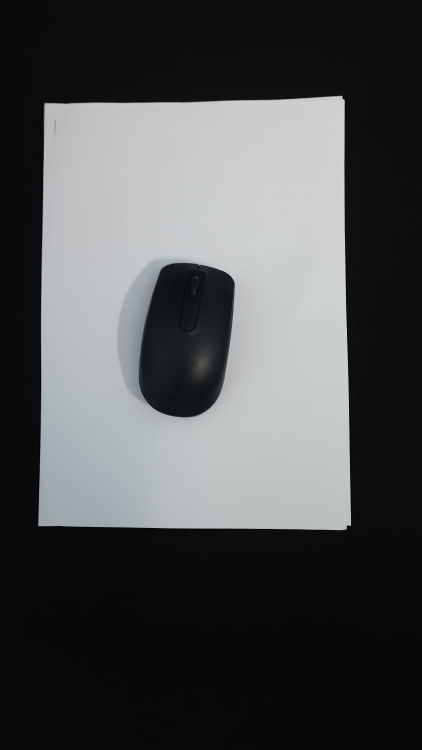
#> input picture sample_imgs/mouse.jpg, 844 x 1500 px (shown at 1/2 size)
$ python pipeline_for_still_images.py
#> lines starting #> are read from the running program, lines starting #| are printed output that depends on the picture; after the words box and inside, x2 and y2 are one past the last pixel; in counts of white or black regions, pixels touching at a corner belong together
### read_or_capture.py
import cv2 as cv
import numpy as np
import matplotlib.pyplot as plt
from imutils import rotate_bound

def greetings():
    print(
        """Greetings!!! Before you proceed to use this application please note the following --
    1. Since the A4 paper is white, placing white objects on the paper will
    most likely produce faulty outcome.
    2. Place only one object on the A4 paper at a time. To reduce false detection, only the highest
    perimeter object is filtered from all the possible detections.
    3. This application only uses OpenCV and no deep learning model. So, due
    to constraints of classical computer vision the results may not be
    100% accurate. Long story short, Use at your own risk.

To improve the chance of correct recognition and measurement you can do the following --
    1. Capture the image in a clean background.
    2. Try to fit the whole A4 paper inside the frame.
    3. Lighting condition should not be too dark or too bright."""
    )

def read_image(img_path):
    try:
        img = cv.imread(img_path)
        return img
    except:
        print("Invalid Image Path")

# [74 lines left out: functions take_picture, usr_prompt, not called in this run]

def read_or_capture(prompt_usr=True, img_path=None, device_id=None):
    greetings()

    if prompt_usr:
        usr_input = usr_prompt()

        if type(usr_input) == str:
            img = read_image(usr_input)

        if type(usr_input) == int:
            img = take_picture(usr_input)

            if img is None:
                print("Please capture another image or provide a valid image path. \n")
                return None

    if not prompt_usr and img_path:
        img = read_image(img_path)

    if not prompt_usr and device_id is not None:
        img = take_picture(device_id)

        if img is None:
            print("Please capture another image or provide a valid image path. \n")
            return None

    if img.shape[0] < img.shape[1]:
        img = rotate_bound(img, -90)

    return img

### preprocessing.py
import cv2 as cv
import numpy as np
import matplotlib.pyplot as plt

def preprocess(img):
    grayscale_img = cv.cvtColor(img, cv.COLOR_BGR2GRAY)
    grayscale_img_blurred = cv.GaussianBlur(grayscale_img, (5, 5), 0, 0)

    _, thresholded_img = cv.threshold(grayscale_img_blurred, 130, 255, cv.THRESH_BINARY)

    morph_operation_kernel = np.ones(
        (3, 3), dtype=np.uint8
    )
    thresholded_img_eroded = cv.erode(
        thresholded_img, morph_operation_kernel, iterations=2
    )

    preprocessed_img = thresholded_img_eroded
    return preprocessed_img

### locate_reference_object.py
import cv2 as cv
import numpy as np
import matplotlib.pyplot as plt
from reorder_corner_points import reorder

def contour_perimeter(cnt):
    return cv.arcLength(cnt, closed=True)


def find_corners(preprocessed_img):
    """
    The input should be a processed binary 8 bit image.
    Returns the 4 corner points of the A4 paper in (top_left, top_right, bottom_left, bottom_right)
    order as an array of shape (4, 2) and dtype=np.float32
    """

    cnts, _ = cv.findContours(
        preprocessed_img, cv.RETR_EXTERNAL, cv.CHAIN_APPROX_SIMPLE
    )
    ref_obj_cnt = sorted(cnts, key=contour_perimeter, reverse=True)[:1][0]
    # output will be of shape (4, 1, 2).
    corners = cv.convexHull(
        cv.approxPolyDP(ref_obj_cnt, 0.01 * contour_perimeter(ref_obj_cnt), closed=True)
    )
    if corners.shape[0] != 4:
        print("Couldn't detect reference object (A4 Paper).\n")
        print("You can try the following to make your image more recognizable : \n")
        print(
            """\t 1. Capture the image in a cleaner background. \n\t
            2. Try to fit the whole A4 paper inside the frame. \n\t
            3. Or, try again with different image.\n"""
        )
        return None
    else:
        reordered_corner_points = reorder(corners)
        if reordered_corner_points.flatten().all():
            return reordered_corner_points
        else:
            print("Please try to fit the whole A4 paper inside the frame.")
            return None

### reorder_corner_points.py
import numpy as np

def reorder(rectangle_corner_points):
    """
    Reorder corner points of a rectangle in top left, top right, bottom left, bottom right order.

    Returns the corners as a (4, 2) array of datatype=np.float32
    """

    rectangle_corner_points = rectangle_corner_points.reshape(4, 2)

    # if we sum up the x and y values of the coordinates,
    # the least one will be top_left and the greatest one will be bottom_right
    # let, top_right = (x2, y2) and bottom_left = (x3, y3)
    # now, x3 < x2 and y3 > y2
    # thus, (y3 - x3) > (y2-x2)
    # so, we remove the two entries found beforehand i.e, top_left and bottom_right
    # and then find the difference between the y and x values of the coordinates
    # the least one will be top_right and the greatest one will be bottom_left

    sum_of_corner_x_and_y_coordinate_values = np.sum(rectangle_corner_points, axis=1)
    top_left_idx = np.argmin(sum_of_corner_x_and_y_coordinate_values)
    bottom_right_idx = np.argmax(sum_of_corner_x_and_y_coordinate_values)
    temp_corners = np.delete(
        rectangle_corner_points.copy(), [top_left_idx, bottom_right_idx], axis=0
    )
    diff_of_temp_corners = np.diff(temp_corners, axis=1)
    top_right_idx = np.argmin(diff_of_temp_corners)
    bottom_left_idx = np.argmax(diff_of_temp_corners)

    top_left = rectangle_corner_points[top_left_idx]
    top_right = temp_corners[top_right_idx]
    bottom_left = temp_corners[bottom_left_idx]
    bottom_right = rectangle_corner_points[bottom_right_idx]

    return np.array([top_left, top_right, bottom_left, bottom_right]).astype(np.float32)

### perspective_transform.py
import cv2 as cv
import numpy as np
import matplotlib.pyplot as plt

def perspective_transform(source_img, actual_points, pad=5):
    """
    source_img: image to transform (you shold pass in the original RGB image as it can be manipulated later).

    actual_points: 4 points on the source image (3 of which mustn't be colinear). Must be in the
    (top left, top right, bottom left, bottom right) order.

    pad: to apply padding to the perspective transformed image (to skip padding set, pad=0)

    Returns: perspective transformed image of shape (210, 297) [note: this shape is without padding].
    """
    w = 210
    h = 297

    to_be_points = np.array([[0, 0], [w, 0], [0, h], [w, h]], dtype=np.float32)

    perspective_transform_matrix = cv.getPerspectiveTransform(
        actual_points, to_be_points
    )
    perspective_transformed_img = cv.warpPerspective(
        source_img, perspective_transform_matrix, (w, h)
    )

    padded_perspective_transformed_image = perspective_transformed_img[
        pad : h - pad, pad : w - pad
    ]

    return padded_perspective_transformed_image

### locate_object_of_interest.py
import cv2 as cv
import numpy as np
import matplotlib.pyplot as plt

def contour_perimeter(cnt):
    return cv.arcLength(cnt, closed=True)


def find_object_of_interest(perspective_transformed_img):
    """
    The input should be the 3 channel BGR Perspective Transformed Image.
    Returns the Convex Hull of the Object of interest from top of
    the A4 paper in the Perspective Transformed Image.
    """

    h, s, v = cv.split(cv.cvtColor(perspective_transformed_img, cv.COLOR_BGR2HSV))

    # the 'h' channel has very erratic output
    # we blank it out and then merge the blank 'h_0' channel with the 's' and 'v' channels
    # operating only on the 's' channel may have been enough but we have seen that merging
    # the 's' and 'v' channels along with 'h_0' produces better result when thresholded

    h_0 = np.zeros_like(h)
    sv = cv.merge((h_0, s, v))
    _, thresh_sv = cv.threshold(
        cv.GaussianBlur(sv, (3, 3), 0, 0), np.mean(sv) / 2, 255, cv.THRESH_BINARY
    )

    # but we have to add these two more steps as the threshodled image is in "HSV" color space
    # but we need it to be grayscaled and then thresholded for contour detection
    # directly converting the 'sv' image to 'gray' and then thresholding
    # doesn't produce desired result

    sv_rgb = cv.cvtColor(thresh_sv, cv.COLOR_HSV2RGB)
    sv_gray = cv.cvtColor(sv_rgb, cv.COLOR_RGB2GRAY)
    _, thresh_img = cv.threshold(sv_gray, 220, 255, cv.THRESH_BINARY_INV)

    cnts, _ = cv.findContours(thresh_img, cv.RETR_EXTERNAL, cv.CHAIN_APPROX_NONE)

    obj_of_interest_cnt = sorted(cnts, key=contour_perimeter, reverse=True)[0]

    obj_of_interest_approx_cnt = cv.approxPolyDP(
        obj_of_interest_cnt, 0.005 * contour_perimeter(obj_of_interest_cnt), closed=True
    )
    obj_of_interest_chull = cv.convexHull(obj_of_interest_approx_cnt)

    return obj_of_interest_chull

### calculate_dimensions.py
import cv2 as cv
import numpy as np
import matplotlib.pyplot as plt

def calculate_dimensions(pts):
    """
    Calculates the Width and Height of an object by fitting a Rotated Rectangle to a set of
    points (an array or points) that defines the outline of that object.

    Returns: Box2D_Obj, (Width, Height)
    """
    box2d_obj = cv.minAreaRect(pts)

    (cx, cy), (w, h), theta = box2d_obj

    return box2d_obj, (w, h)

### visualize_detections.py
import cv2 as cv
import numpy as np
import matplotlib.pyplot as plt

from calculate_dimensions import calculate_dimensions
from matplotlib_imshow import matplotlib_imshow

def visualize_detections(src, pts):
    """
    src: image on which to draw the rotated rectangle and display the calculated width and height.
         should be BGR type image.
    pts: points array that outlines the object (to call the calculate_dimensions() function)

    Returns the modified image (BGR type).
    """
    src = src.copy()
    box2d_obj, (w, h) = calculate_dimensions(pts)
    corner_points = cv.boxPoints(box2d_obj).astype(np.int32)
    cv.polylines(src, [corner_points], isClosed=True, color=(0, 0, 255), thickness=1)
    cv.putText(
        src,
        f"Width: {round(w/10, 1)} cm",
        (10, 25),
        cv.FONT_HERSHEY_SCRIPT_SIMPLEX,
        0.5,
        (0, 0, 0),
        1,
    )
    cv.putText(
        src,
        f"Height: {round(h/10, 1)} cm",
        (10, 50),
        cv.FONT_HERSHEY_SCRIPT_SIMPLEX,
        0.5,
        (0, 0, 0),
        1,
    )

    return src

### matplotlib_imshow.py
import cv2 as cv
import numpy as np
import matplotlib.pyplot as plt

def matplotlib_imshow(
    img_title="", img=None, scale=5, cv_colorspace_conversion_flag=cv.COLOR_BGR2RGB
):
    """
    title: plot title (to be shown)
    img: image to plot
    scale = 5: the default scaling is 5
    cv_colorspace_conversion_flag = cv.COLOR_BGR2RGB: colorspace conversion
    """

    try:
        img_height, img_width = img.shape[0], img.shape[1]
        aspect_ratio = img_width / img_height
        plt.figure(figsize=(scale, scale * aspect_ratio))
    except AttributeError:
        print(
            "None Type image. Correct_syntax is, matplotlib_imshow(img_title, img, fig_h, cv_colorspace_conversion_flag)."
        )

    plt.imshow(cv.cvtColor(img, cv_colorspace_conversion_flag))
    plt.title(img_title)
    plt.show()

### pipeline_for_still_images.py
from matplotlib_imshow import matplotlib_imshow
from read_or_capture import read_or_capture
from preprocessing import preprocess
from locate_reference_object import find_corners
from perspective_transform import perspective_transform
from locate_object_of_interest import find_object_of_interest
from calculate_dimensions import calculate_dimensions
from visualize_detections import visualize_detections

def pipeline_for_still_images(
    prompt_user=False,
    image_path="./sample_imgs/mouse.jpg",
    capturing_device_id=None,
    visualize=True,
    scale=8,
):
    """
    A pipeline for detecting objects of interest from a still image and find the objects dimensions (width, height) in cm.

    Args:
        prompt_user: whether to prompt the user for image path or, device id. (default: False)
        image_path: to use a stock/pre-captured image instead of prompting the user. (default: "./sample_imgs/paint_brush.jpeg")
        capturing_device_id: to capture a live image instead of prompting or loading a stock one. (default: None)
        visualize: whether to show the output image containing the info of detections. (default: True)
        scale: matplotlib_imshow() function visualization scale. (default: 8)

    Returns: The output image (A rotated bounding box is drawn around the object of interest. The calculated dimensions (width, height) are also shown on the output image.)

    """

    img = read_or_capture(prompt_user, image_path, capturing_device_id)
#> in read_image, img is the input picture: shape (1500, 844, 3); mean B, G, R 81.3, 80.6, 78.3

    preprocessed_img = preprocess(img)
#> in preprocess, `_, thresholded_img = cv.threshold(grayscale_img_blurred, 130, 255, cv...`:
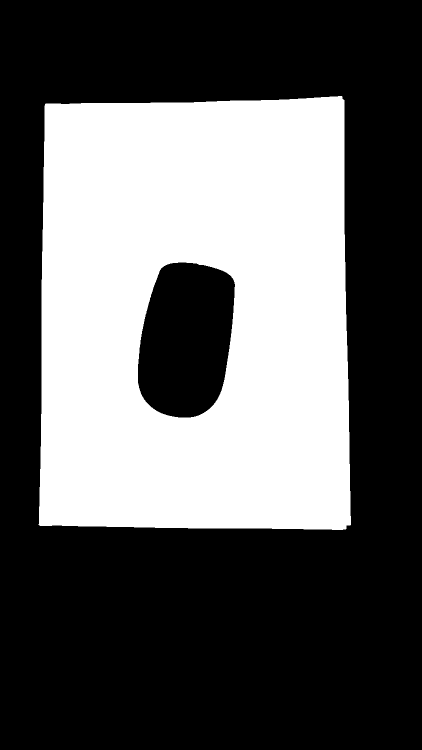
#> thresholded_img: shape (1500, 844) (shown at 1/2 size); 37.2% white; 1 white region, box (x1, y1, x2, y2) and area: (77, 192, 702, 1060) 471542
#> in preprocess, `thresholded_img_eroded = cv.erode( thresholded_img, morph_operation_ke..`:
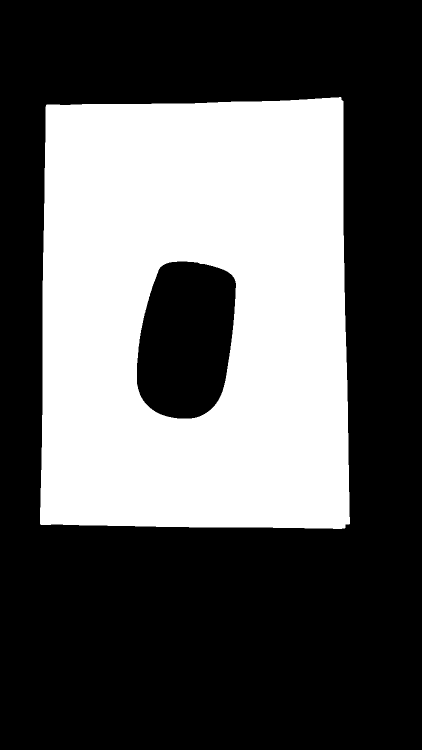
#> thresholded_img_eroded: shape (1500, 844) (shown at 1/2 size); 36.6% white; 1 white region

    corners = find_corners(preprocessed_img)
#> in find_corners, `cnts, _ = cv.findContours( preprocessed_img, cv.RETR_EXTERNAL, cv.CHAI..`: cnts = 1 contour; box (x1, y1, x2, y2) and area: (80, 194, 700, 1058) 513019
#> in find_corners, `ref_obj_cnt = sorted(cnts, key=contour_perimeter, reverse=True)[:1][0]`: ref_obj_cnt = contour of 123 points, box (x1, y1, x2, y2) (80, 194, 700, 1058), area 513019
#> in find_corners, `corners = cv.convexHull( cv.approxPolyDP(ref_obj_cnt, 0.01 * contour_p..`: corners = [[699, 1047], [80, 1048], [92, 210], [681, 194]]
#> in reorder, `sum_of_corner_x_and_y_coordinate_values = np.sum(rectangle_corner_poin..`: sum_of_corner_x_and_y_coordinate_values = [1746, 1128, 302, 875]
#> in reorder, `top_left_idx = np.argmin(sum_of_corner_x_and_y_coordinate_values)`: top_left_idx = 2
#> in reorder, `bottom_right_idx = np.argmax(sum_of_corner_x_and_y_coordinate_values)`: bottom_right_idx = 0
#> in reorder, `temp_corners = np.delete( rectangle_corner_points.copy(), [top_left_id..`: temp_corners = [[80, 1048], [681, 194]]
#> in reorder, `diff_of_temp_corners = np.diff(temp_corners, axis=1)`: diff_of_temp_corners = [968, -487]
#> in reorder, `top_right_idx = np.argmin(diff_of_temp_corners)`: top_right_idx = 1
#> in reorder, `bottom_left_idx = np.argmax(diff_of_temp_corners)`: bottom_left_idx = 0
#> in reorder, `top_left = rectangle_corner_points[top_left_idx]`: top_left = [92, 210]
#> in reorder, `top_right = temp_corners[top_right_idx]`: top_right = [681, 194]
#> in reorder, `bottom_left = temp_corners[bottom_left_idx]`: bottom_left = [80, 1048]
#> in reorder, `bottom_right = rectangle_corner_points[bottom_right_idx]`: bottom_right = [699, 1047]
#> in find_corners, `reordered_corner_points = reorder(corners)`: reordered_corner_points = [[92, 210], [681, 194], [80, 1048], [699, 1047]]
#> corners = [[92, 210], [681, 194], [80, 1048], [699, 1047]]

    perspective_transformed_img = perspective_transform(img, corners)
#> in perspective_transform, `perspective_transform_matrix = cv.getPerspectiveTransform( actual_poin..`: perspective_transform_matrix = [[0.369, 0.00528, -35.04], [0.0103, 0.378, -80.4], [3.26e-05, 6.15e-05, 1]]

    convex_hull = find_object_of_interest(perspective_transformed_img)
#> in find_object_of_interest, `h, s, v = cv.split(cv.cvtColor(perspective_transformed_img, cv.COLOR_B..`:
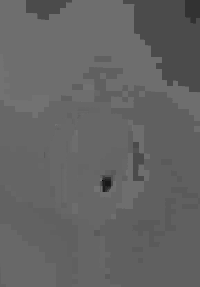
#> h: shape (287, 200); min 0, max 120, mean 99.5
#> in find_object_of_interest, `h, s, v = cv.split(cv.cvtColor(perspective_transformed_img, cv.COLOR_B..`:
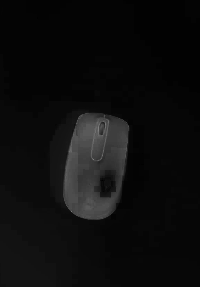
#> s: shape (287, 200); min 0, max 128, mean 13
#> in find_object_of_interest, `sv = cv.merge((h_0, s, v))`: sv: shape (287, 200, 3); mean H, S, V 0, 13, 180.5
#> in find_object_of_interest, `_, thresh_sv = cv.threshold( cv.GaussianBlur(sv, (3, 3), 0, 0), np.mea..`: thresh_sv: shape (287, 200, 3); mean H, S, V 0, 23.9, 237.9
#> in find_object_of_interest, `sv_gray = cv.cvtColor(sv_rgb, cv.COLOR_RGB2GRAY)`:
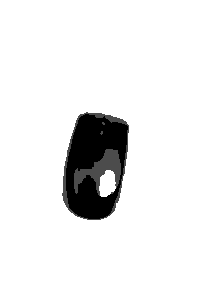
#> sv_gray: shape (287, 200); min 0, max 255, mean 233.1
#> in find_object_of_interest, `_, thresh_img = cv.threshold(sv_gray, 220, 255, cv.THRESH_BINARY_INV)`:
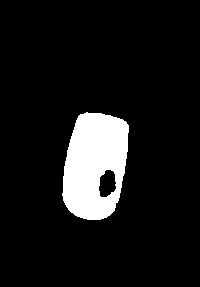
#> thresh_img: shape (287, 200); 9.4% white; 1 white region
#> in find_object_of_interest, `cnts, _ = cv.findContours(thresh_img, cv.RETR_EXTERNAL, cv.CHAIN_APPRO..`: cnts = 1 contour; box (x1, y1, x2, y2) and area: (62, 112, 129, 220) 5608
#> in find_object_of_interest, `obj_of_interest_cnt = sorted(cnts, key=contour_perimeter, reverse=True..`: obj_of_interest_cnt = contour of 276 points, box (x1, y1, x2, y2) (62, 112, 129, 220), area 5608
#> in find_object_of_interest, `obj_of_interest_approx_cnt = cv.approxPolyDP( obj_of_interest_cnt, 0.0..`: obj_of_interest_approx_cnt = contour of 17 points, box (x1, y1, x2, y2) (62, 112, 129, 220), area 5632
#> in find_object_of_interest, `obj_of_interest_chull = cv.convexHull(obj_of_interest_approx_cnt)`: obj_of_interest_chull = contour of 16 points, box (x1, y1, x2, y2) (62, 112, 129, 220), area 5643
#> convex_hull has the same summary as obj_of_interest_chull in find_object_of_interest

    output_img_to_show = visualize_detections(perspective_transformed_img, convex_hull)
#> in calculate_dimensions, `box2d_obj = cv.minAreaRect(pts)`: box2d_obj = ((94.15, 166.2), (106.4, 59.5), -80.13)
#> in calculate_dimensions, `(cx, cy), (w, h), theta = box2d_obj`: cx = 94.15; cy = 166.2; w = 106.4; h = 59.5; theta = -80.13
#> in visualize_detections, `box2d_obj, (w, h) = calculate_dimensions(pts)`: box2d_obj = ((94.15, 166.2), (106.4, 59.5), -80.13); w = 106.4; h = 59.5
#> in visualize_detections, `corner_points = cv.boxPoints(box2d_obj).astype(np.int32)`: corner_points = [[114, 223], [55, 213], [73, 108], [132, 118]]
#> in visualize_detections, `cv.putText( src, f"Height: {round(h/10, 1)} cm", (10, 50), cv.FONT_HER..`:
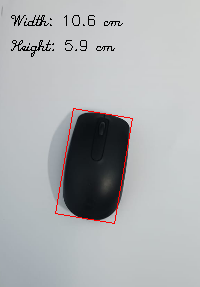
#> src: shape (287, 200, 3); mean of channels 0, 1, 2 177.8, 175.8, 173.7; drawn as B, G, R

    if visualize is True:
        matplotlib_imshow(
            "Detected Object and its Calculated measurements \n(Width and Height) in cm",
            output_img_to_show,
            scale,
        )

    return output_img_to_show

if __name__ == "__main__":
    output_img = pipeline_for_still_images()
